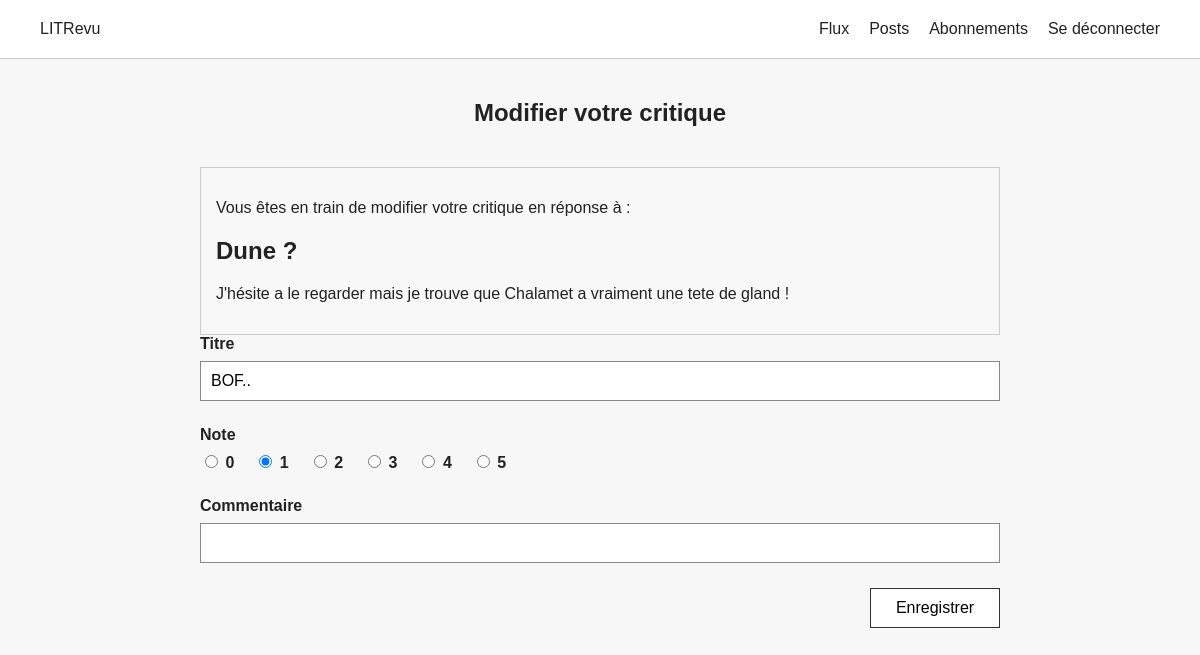
The page /reviews/8/edit/ (signed in) on the database its author committed.
### reviews/models.py (models this page shows)
class Review(models.Model):
    ticket = models.ForeignKey(to=Ticket, on_delete=models.CASCADE)
    rating = models.PositiveSmallIntegerField(
        validators=[MinValueValidator(0), MaxValueValidator(5)])
    headline = models.CharField(max_length=128)
    body = models.CharField(max_length=8192, blank=True)
    user = models.ForeignKey(
        to=settings.AUTH_USER_MODEL, on_delete=models.CASCADE)
    time_created = models.DateTimeField(auto_now_add=True)

class Ticket(models.Model):
    title = models.CharField(max_length=128)
    description = models.TextField(max_length=2048, blank=True)
    user = models.ForeignKey(
        to=settings.AUTH_USER_MODEL,
        on_delete=models.CASCADE
    )
    image = models.ImageField(null=True, blank=True)
    time_created = models.DateTimeField(auto_now_add=True)

### reviews/views.py (the view)
@login_required
def edit_review(request, review_id):
    review = get_object_or_404(
        Review,
        id=review_id,
        user=request.user,
    )
    form = ReviewForm(instance=review)
    if request.method == 'POST':
        form = ReviewForm(request.POST, instance=review)
        if form.is_valid():
            form.save()
            return redirect('feed')
    return render(
        request,
        'reviews/edit_review.html',
        {'form': form},
    )

### reviews/forms.py
class ReviewForm(forms.ModelForm):
    RATING_CHOICES = [
        (0, '0'),
        (1, '1'),
        (2, '2'),
        (3, '3'),
        (4, '4'),
        (5, '5'),
    ]
    rating = forms.ChoiceField(
        choices=RATING_CHOICES,
        widget=forms.RadioSelect,
        label='Note',
    )
    class Meta:
        model = Review
        fields = ['headline', 'rating', 'body']

### reviews/templates/reviews/edit_review.html (shortened to what this page needs)
{% extends 'base.html' %}
{% block content %}
    <section class="form-page">
        <h1>Modifier votre critique</h1>
        <div class="review-ticket">
            <p>Vous êtes en train de modifier votre critique en réponse à :</p>
            <h2>{{ form.instance.ticket.title }}</h2>
            {% if form.instance.ticket.description %}
                <p>{{ form.instance.ticket.description }}</p>
            {% endif %}
        </div>
        <form method="post" class="content-form">
            <div class="form-field">
                <label for="{{ form.headline.id_for_label }}">
                    Titre
                </label>
                {{ form.headline }}
            </div>
            <div class="form-field">
                <label for="{{ form.rating.id_for_label }}">
                    Note
                </label>
                {{ form.rating }}
            </div>
            <div class="form-field">
                <label for="{{ form.body.id_for_label }}">
                    Commentaire
                </label>
                {{ form.body }}
            </div>
            <div class="form-actions">
                <button type="submit">
                    Enregistrer
                </button>
            </div>
        </form>
    </section>
{% endblock %}

### reviews/static/reviews/style.css (style rules this page uses)
body { margin: 0; font-family: Arial, sans-serif; background: #f7f7f7; color: #222; }
button, input, textarea, select { font: inherit; }
button { padding: 8px 16px; cursor: pointer; }
.review-ticket { margin-top: 20px; padding: 15px; border: 1px solid #ccc; background: #f8f8f8; }
.form-page { max-width: 800px; margin: 0 auto; }
.form-page h1 { text-align: center; margin-bottom: 40px; }
.content-form { display: flex; flex-direction: column; gap: 25px; }
.form-field { display: flex; flex-direction: column; gap: 8px; }
.form-field label { font-weight: bold; }
.form-field input[type="text"], .form-field input[type="password"], .form-field input[type="number"], .form-field textarea, .form-field select { box-sizing: border-box; width: 100%; padding: 10px; border: 1px solid #888; background: white; }
.form-actions { display: flex; justify-content: flex-end; }
.form-actions button { min-width: 130px; padding: 10px 20px; border: 1px solid #333; background: white; }
#id_rating { display: flex; gap: 20px; padding: 0; margin: 0; }
#id_rating > div { display: flex; align-items: center; gap: 5px; }

### rows shown on the page
Review: instance.ticket "Dune ?", instance.ticket.description "J'hésite a le regarder mais je trouve que Chalamet a vraiment une tete de gland !", headline "BOF..", rating "☐ 0 ☑ 1 ☐ 2 ☐ 3 ☐ 4 ☐ 5"
